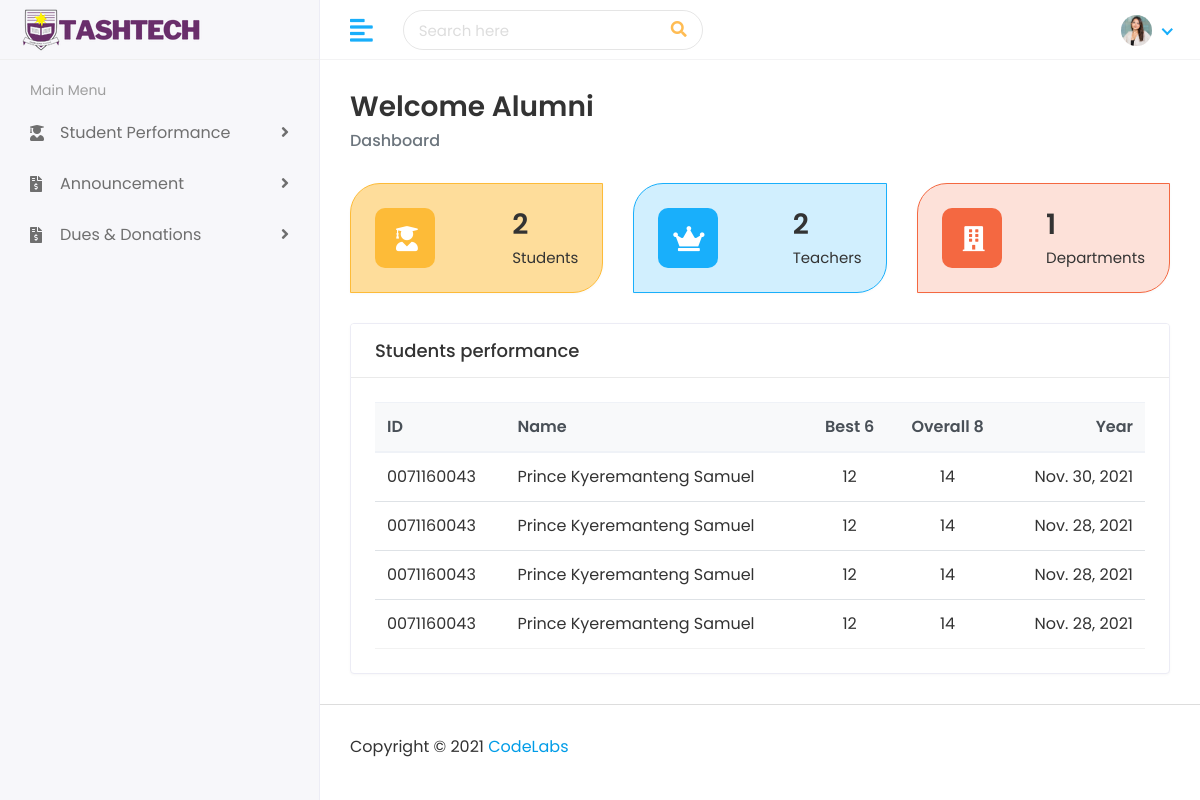
The page /alumniDashboard on the database its author committed.
### TSMS/adminModels.py (models this page shows)
class Star_student(models.Model):
    full_name = models.CharField(max_length=150)
    index = models.CharField(max_length=30)
    best_six = models.IntegerField()
    overall_eight = models.IntegerField()
    year = models.DateField()

### TSMS/views.py (the view)
# urls.py: path('alumniDashboard', views.alumniDashboard, name='alumniDashboard'),
def alumniDashboard(request):
    star_students = Star_student.objects.all().order_by('-id')
    num_of_department = Department.objects.all().count()
    num_of_teachers = Teacher.objects.all().count()
    num_of_students = Student.objects.all().count()
    context = {
        'star_students': star_students,
        'num_of_department': num_of_department,
        'num_of_teachers': num_of_teachers,
        'num_of_students': num_of_students,
    }
    return render(request, 'alumni/index.html', context)

### templates/Alumni/index.html
{% extends 'base/alumni-base.html' %}
{% block content %}
<div class="content container-fluid">
  <div class="page-header">
    <div class="row">
      <div class="col-sm-12">
        <h3 class="page-title">Welcome Alumni</h3>
        <ul class="breadcrumb">
          <li class="breadcrumb-item active">Dashboard</li>
        </ul>
      </div>
    </div>
  </div>
  <div class="row">
    <div class="col-xl-4 col-sm-6 col-12 d-flex">
      <div class="card bg-one w-100">
        <div class="card-body">
          <div class="
                      db-widgets
                      d-flex
                      justify-content-between
                      align-items-center
                    ">
            <div class="db-icon">
              <i class="fas fa-user-graduate"></i>
            </div>
            <div class="db-info">
              <h3>{{num_of_students}}</h3>
              <h6>Students</h6>
            </div>
          </div>
        </div>
      </div>
    </div>
    <div class="col-xl-4 col-sm-6 col-12 d-flex">
      <div class="card bg-two w-100">
        <div class="card-body">
          <div class="
                      db-widgets
                      d-flex
                      justify-content-between
                      align-items-center
                    ">
            <div class="db-icon">
              <i class="fas fa-crown"></i>
            </div>
            <div class="db-info">
              <h3>{{num_of_teachers}}</h3>
              <h6>Teachers</h6>
            </div>
          </div>
        </div>
      </div>
    </div>
    <div class="col-xl-4 col-sm-6 col-12 d-flex">
      <div class="card bg-three w-100">
        <div class="card-body">
          <div class="
                      db-widgets
                      d-flex
                      justify-content-between
                      align-items-center
                    ">
            <div class="db-icon">
              <i class="fas fa-building"></i>
            </div>
            <div class="db-info">
              <h3>{{num_of_department}}</h3>
              <h6>Departments</h6>
            </div>
          </div>
        </div>
      </div>
    </div>
  </div>
  <div class="row">
    <div class="col-md-12 d-flex">
      <div class="card flex-fill">
        <div class="card-header">
          <h5 class="card-title">Students performance</h5>
        </div>
        <div class="card-body">
          <div class="table-responsive">
            <table class="table table-hover table-center">
              <thead class="thead-light">
                <tr>
                  <th>ID</th>
                  <th>Name</th>
                  <th class="text-center">Best 6</th>
                  <th class="text-center">Overall 8</th>
                  <th class="text-right">Year</th>
                </tr>
              </thead>
              <tbody>
                {% for student in star_students %}
                <tr>
                  <td class="text-nowrap">
                    <div>{{student.index}}</div>
                  </td>
                  <td class="text-nowrap">{{student.full_name}}</td>
                  <td class="text-center">{{student.best_six}}</td>
                  <td class="text-center">{{student.overall_eight}}</td>
                  <td class="text-right">
                    <div>{{student.year}}</div>
                  </td>
                </tr>
                {% endfor %}
              </tbody>
            </table>
          </div>
        </div>
      </div>
    </div>
  </div>
</div>
{% endblock %}

### static/general_dashboards/assets/css/style.css (style rules this page uses)
html { height: 100% }
body { background-color: #fff; color: #333; font-family: poppins, sans-serif; font-size: 1rem; height: 100%; line-height: 1.5; overflow-x: hidden }
h1, h2, h3, h4, h5, h6 { font-family: poppins, sans-serif; margin-top: 0 }
ul, ol { padding: 0; list-style: none }
.table { color: #333; max-width: 100%; margin-bottom: 0; width: 100% }
.table thead tr th { font-weight: 600 }
.table tbody tr { border-bottom: 1px solid rgba(0, 0, 0, .05) }
.table.table-center td, .table.table-center th { vertical-align: middle }
.table .thead-light th { color: #495057; background-color: #f8f9fa; border-color: #eff2f7 }
.card { border: 1px solid #ececf5; box-shadow: 0 1px 3px 0 rgba(0, 0, 0, .03); margin-bottom: 1.875rem }
.card-body { padding: 1.5rem }
.card-header { border-bottom: 1px solid #e6e6e6; padding: 1rem 1.5rem }
.card .card-header { background-color: #fff; border-bottom: 1px solid #eaeaea }
.card .card-header .card-title { margin-bottom: 0; font-size: 18px }
.page-wrapper>.content { padding: 1.875rem 1.875rem 0 }
.page-header { margin-bottom: 1.875rem }
.page-header .breadcrumb { background-color: transparent; color: #6c757d; font-size: 1rem; font-weight: 500; margin-bottom: 0; padding: 0 }
.page-title { font-size: 28px; font-weight: 600; color: #333; margin-bottom: 5px }
.bg-one { background-color: rgb(253 187 56/0.5); border-color: #fdbb38; border-radius: 30px 0 }
.bg-two { background-color: rgb(25 175 251/0.2); border-color: #19affb; border-radius: 30px 0 }
.bg-three { background-color: rgb(244 104 65/0.2); border-color: #f46841; border-radius: 30px 0 }
.db-icon { font-size: 25px; width: 60px; height: 60px; padding: 13px 21px; border-radius: 10px; color: #fff; margin-right: 20px }
.bg-one .db-icon { background-color: #fdbb38 }
.bg-two .db-icon { background-color: #19affb; padding: 13px 15px }
.bg-three .db-icon { background-color: #f46841 }
.db-info h3 { font-size: 28px; font-weight: 600; color: #333 }
.db-info h6 { margin: 0; font-weight: 400; font-size: 15px; color: #333 }

### rows shown on the page
Star_student: index "0071160043", full_name "Prince Kyeremanteng Samuel", best_six "12", overall_eight "14", year "Nov. 30, 2021"
Star_student: index "0071160043", full_name "Prince Kyeremanteng Samuel", best_six "12", overall_eight "14", year "Nov. 28, 2021"
Star_student: index "0071160043", full_name "Prince Kyeremanteng Samuel", best_six "12", overall_eight "14", year "Nov. 28, 2021"
Star_student: index "0071160043", full_name "Prince Kyeremanteng Samuel", best_six "12", overall_eight "14", year "Nov. 28, 2021"

### other values the page prints
{{ num_of_students }} "2"
{{ num_of_teachers }} "2"
{{ num_of_department }} "1"
